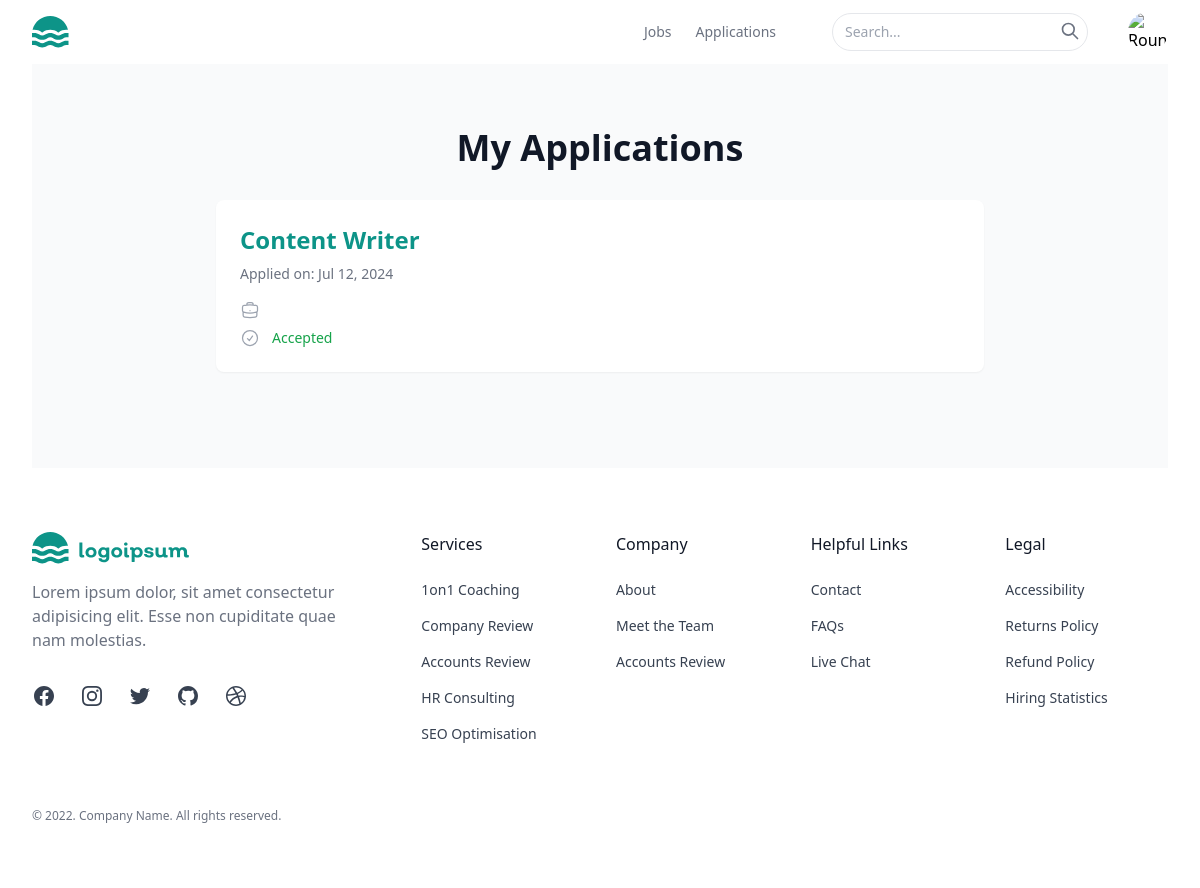
The page /applications/ (signed in) on the database its author committed.
### jobs/models.py (models this page shows, shortened)
class Application(models.Model):
    job = models.ForeignKey(Job, on_delete=models.CASCADE)
    applicant = models.ForeignKey(Applicant, on_delete=models.CASCADE)
    application_date = models.DateTimeField(auto_now_add=True)
    status = models.CharField(max_length=50, choices=[
        ('pending', 'Pending'),
        ('reviewed', 'Reviewed'),
        ('interview', 'Interview Scheduled'),
        ('rejected', 'Rejected'),
        ('accepted', 'Accepted')
    ], default='pending')
    cover_letter = models.TextField()

class Job(models.Model):
    company = models.ForeignKey(Company, on_delete=models.CASCADE)
    title = models.CharField(max_length=100)
    description = models.TextField()
    location = models.CharField(max_length=100)
    job_type = models.CharField(max_length=100)
    salary = models.CharField(max_length=100, null=True, blank=True)
    created_at = models.DateTimeField(auto_now_add=True)
    is_active = models.BooleanField(default=True)
    applicants = models.ManyToManyField(Applicant, blank=True)
    slug = models.SlugField(max_length=255, unique=True, blank=True)

### jobs/views.py (the view)
# urls.py: path("applications/", views.applications, name="applications"),
@login_required(login_url='/login/')
def applications(request):
    user = request.user
    if user.is_company:
        jobs = Job.objects.filter(company__user=user).order_by('-created_at')
        applications = Application.objects.filter(
            job__in=jobs)
        context = {'applications': applications, 'jobs': jobs}
        return render(request, 'jobs/applications/company.html', context)
    elif user.is_applicant:
        applications = Application.objects.filter(
            applicant__user=user).order_by('-application_date')
        context = {'applications': applications}
        return render(request, 'jobs/applications/applicant.html', context)

### jobs/templates/jobs/applications/applicant.html (shortened to what this page needs)
{% extends "users/base.html" %}
{% load widget_tweaks %}
{% block content %}
<div class="bg-gray-50">
    <div class="mx-auto max-w-7xl px-4 sm:px-6 lg:px-8 py-16">
        <div class="mx-auto max-w-3xl">
            <h1 class="text-3xl font-extrabold text-gray-900 sm:text-4xl mb-8 text-center">
                My Applications
            </h1>
            {% for application in applications %}
                <div class="bg-white rounded-lg shadow-sm mb-8 p-6 transition hover:shadow-lg">
                    <a href="" class="block">
                        <h3 class="text-xl sm:text-2xl font-bold text-teal-600 hover:text-teal-700">{{ application.job.title }}</h3>
                    </a>
                    <p class="text-sm text-gray-500 mt-2">Applied on: {{ application.application_date|date:"M d, Y" }}</p>
                    <div class="mt-4 flex items-center gap-3">
                    </div>
                    <div class="mt-2 flex items-center gap-3">
                        <svg xmlns="http://www.w3.org/2000/svg"
                             fill="none"
                             viewBox="0 0 24 24"
                             stroke-width="1.5"
                             stroke="currentColor"
                             class="h-5 w-5 text-gray-400">
                            <path stroke-linecap="round" stroke-linejoin="round" d="M9 12.75L11.25 15 15 9.75M21 12a9 9 0 11-18 0 9 9 0 0118 0z" />
                        </svg>
                        <p class="text-sm font-medium
                            {% if application.status == 'pending' %}text-yellow-600
                            {% elif application.status == 'accepted' %}text-green-600
                            {% elif application.status == 'rejected' %}text-red-600
                            {% else %}text-gray-600{% endif %}">
                            {{ application.get_status_display }}
                        </p>
                    </div>
                </div>
            {% empty %}
                <div class="text-center text-gray-500 py-8">
                    You haven't applied to any jobs yet.
                </div>
            {% endfor %}
        </div>
    </div>
</div>
{% endblock %}

### users/templates/users/base.html (shortened to what this page needs)
{% extends "base.html" %}

### templates/base.html (shortened to what this page needs)
<!DOCTYPE html>
<html lang="en">
    {% load static %}
    <head>
        <link rel="stylesheet" href="{% static 'main.css' %}" />
        <link href="https://cdn.jsdelivr.net/npm/keen-slider@6.8.6/keen-slider.min.css"
              rel="stylesheet" />
    </head>
    <body>
        {% if user.is_authenticated %}
            {% if user.is_company %}
                {% include "nav/company.html" %}
            {% else %}
                {% include "nav/applicant.html" %}
            {% endif %}
        {% else %}
            {% include "nav/anonymous.html" %}
        {% endif %}
        <main class="mx-auto max-w-screen-xl px-4 sm:px-6 lg:px-8">
            {% block content %}{% endblock %}
        </main>
        <footer>
            {% include "footer.html" %}
        </footer>
    </body>
</html>

### templates/nav/applicant.html (shortened to what this page needs)
<header class="bg-white">
  <div class="mx-auto max-w-screen-xl px-4 sm:px-6 lg:px-8">
    <div class="flex h-16 items-center justify-between">
      <div class="flex-1 md:flex md:items-center md:gap-12">
        <a class="block text-teal-600" href="#">
        </a>
      </div>
      <div class="md:flex md:items-center md:gap-12">
        <nav aria-label="Global" class="hidden md:block">
          <ul class="flex items-center gap-6 text-sm">
            <li>
              <a
                class="text-gray-500 transition hover:text-gray-500/75"
                href="#"
              >
                Jobs
              </a>
            </li>
            <li>
              <a
                class="text-gray-500 transition hover:text-gray-500/75"
                href="#"
              >
                Applications
              </a>
            </li>
          </ul>
        </nav>
        <div class="flex items-center gap-4">
          <div class="relative mr-4 p-2">
            <input
              type="text"
              class="p-2 w-64 pl-3 pr-10 py-2 border rounded-full text-sm text-gray-600 focus:outline-none focus:border-blue-500"
              placeholder="Search..."
            />
            <button class="absolute right-2 top-0 mt-2">
              <svg
                class="m-2 h-5 w-5 text-gray-500"
                fill="none"
                stroke="currentColor"
                viewBox="0 0 24 24"
                xmlns="http://www.w3.org/2000/svg"
              >
                <path
                  stroke-linecap="round"
                  stroke-linejoin="round"
                  stroke-width="2"
                  d="M21 21l-6-6m2-5a7 7 0 11-14 0 7 7 0 0114 0z"
                ></path>
              </svg>
            </button>
          </div>
          <a href="{% url 'user' user.username %}">
            <img
              class="h-10 w-10 rounded-full object-cover"
              src="./../../../static/Lofi-Anime-Room-crop.png"
              alt="Rounded avatar"
            />
          </a>
        </div>
      </div>
    </div>
  </div>
</header>

### templates/footer.html (shortened to what this page needs)
<footer class="bg-white">
  <div class="mx-auto max-w-screen-xl space-y-8 px-4 py-16 sm:px-6 lg:space-y-16 lg:px-8">
    <div class="grid grid-cols-1 gap-8 lg:grid-cols-3">
      <div>
        <div class="text-teal-600">
        </div>
        <p class="mt-4 max-w-xs text-gray-500">
          Lorem ipsum dolor, sit amet consectetur adipisicing elit. Esse non cupiditate quae nam
          molestias.
        </p>
        <ul class="mt-8 flex gap-6">
          <li>
            <a
              href="#"
              rel="noreferrer"
              target="_blank"
              class="text-gray-700 transition hover:opacity-75"
            >
            </a>
          </li>
          <li>
            <a
              href="#"
              rel="noreferrer"
              target="_blank"
              class="text-gray-700 transition hover:opacity-75"
            >
            </a>
          </li>
          <li>
            <a
              href="#"
              rel="noreferrer"
              target="_blank"
              class="text-gray-700 transition hover:opacity-75"
            >
            </a>
          </li>
          <li>
            <a
              href="#"
              rel="noreferrer"
              target="_blank"
              class="text-gray-700 transition hover:opacity-75"
            >
            </a>
          </li>
          <li>
            <a
              href="#"
              rel="noreferrer"
              target="_blank"
              class="text-gray-700 transition hover:opacity-75"
            >
            </a>
          </li>
        </ul>
      </div>
      <div class="grid grid-cols-1 gap-8 sm:grid-cols-2 lg:col-span-2 lg:grid-cols-4">
        <div>
          <p class="font-medium text-gray-900">Services</p>
          <ul class="mt-6 space-y-4 text-sm">
            <li>
              <a href="#" class="text-gray-700 transition hover:opacity-75"> 1on1 Coaching </a>
            </li>
            <li>
              <a href="#" class="text-gray-700 transition hover:opacity-75"> Company Review </a>
            </li>
            <li>
              <a href="#" class="text-gray-700 transition hover:opacity-75"> Accounts Review </a>
            </li>
            <li>
              <a href="#" class="text-gray-700 transition hover:opacity-75"> HR Consulting </a>
            </li>
            <li>
              <a href="#" class="text-gray-700 transition hover:opacity-75"> SEO Optimisation </a>
            </li>
          </ul>
        </div>
        <div>
          <p class="font-medium text-gray-900">Company</p>
          <ul class="mt-6 space-y-4 text-sm">
            <li>
              <a href="#" class="text-gray-700 transition hover:opacity-75"> About </a>
            </li>
            <li>
              <a href="#" class="text-gray-700 transition hover:opacity-75"> Meet the Team </a>
            </li>
            <li>
              <a href="#" class="text-gray-700 transition hover:opacity-75"> Accounts Review </a>
            </li>
          </ul>
        </div>
        <div>
          <p class="font-medium text-gray-900">Helpful Links</p>
          <ul class="mt-6 space-y-4 text-sm">
            <li>
              <a href="#" class="text-gray-700 transition hover:opacity-75"> Contact </a>
            </li>
            <li>
              <a href="#" class="text-gray-700 transition hover:opacity-75"> FAQs </a>
            </li>
            <li>
              <a href="#" class="text-gray-700 transition hover:opacity-75"> Live Chat </a>
            </li>
          </ul>
        </div>
        <div>
          <p class="font-medium text-gray-900">Legal</p>
          <ul class="mt-6 space-y-4 text-sm">
            <li>
              <a href="#" class="text-gray-700 transition hover:opacity-75"> Accessibility </a>
            </li>
            <li>
              <a href="#" class="text-gray-700 transition hover:opacity-75"> Returns Policy </a>
            </li>
            <li>
              <a href="#" class="text-gray-700 transition hover:opacity-75"> Refund Policy </a>
            </li>
            <li>
              <a href="#" class="text-gray-700 transition hover:opacity-75"> Hiring Statistics </a>
            </li>
          </ul>
        </div>
      </div>
    </div>
    <p class="text-xs text-gray-500">&copy; 2022. Company Name. All rights reserved.</p>
  </div>
</footer>

### rows shown on the page
Application: job "Content Writer", application_date "Jul 12, 2024", status "Accepted"
